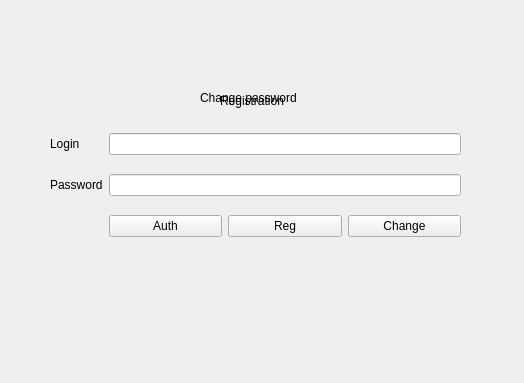
<?xml version="1.0" encoding="UTF-8"?>
<ui version="4.0">
 <class>AuthReg</class>
 <widget class="QWidget" name="AuthReg">
  <property name="geometry">
   <rect>
    <x>0</x>
    <y>0</y>
    <width>524</width>
    <height>383</height>
   </rect>
  </property>
  <property name="windowTitle">
   <string>Form</string>
  </property>
  <widget class="QWidget" name="gridLayoutWidget">
   <property name="geometry">
    <rect>
     <x>50</x>
     <y>120</y>
     <width>411</width>
     <height>131</height>
    </rect>
   </property>
   <layout class="QGridLayout" name="gridLayout">
    <item row="0" column="0">
     <widget class="QLabel" name="labelLogin">
      <property name="text">
       <string>Login</string>
      </property>
     </widget>
    </item>
    <item row="1" column="1">
     <widget class="QLineEdit" name="lineEditPasswd"/>
    </item>
    <item row="0" column="1">
     <widget class="QLineEdit" name="lineEditlogin"/>
    </item>
    <item row="1" column="0">
     <widget class="QLabel" name="labelPasswd">
      <property name="text">
       <string>Password</string>
      </property>
     </widget>
    </item>
    <item row="2" column="1">
     <layout class="QHBoxLayout" name="horizontalLayout">
      <item>
       <widget class="QPushButton" name="pushButtonAuth">
        <property name="text">
         <string>Auth</string>
        </property>
       </widget>
      </item>
      <item>
       <widget class="QPushButton" name="pushButtonReg">
        <property name="text">
         <string>Reg</string>
        </property>
       </widget>
      </item>
      <item>
       <widget class="QPushButton" name="pushButtonChange">
        <property name="text">
         <string>Change</string>
        </property>
       </widget>
      </item>
     </layout>
    </item>
   </layout>
  </widget>
  <widget class="QLabel" name="labelRegistration">
   <property name="geometry">
    <rect>
     <x>220</x>
     <y>90</y>
     <width>81</width>
     <height>21</height>
    </rect>
   </property>
   <property name="text">
    <string>Registration</string>
   </property>
  </widget>
  <widget class="QLabel" name="labelChange">
   <property name="geometry">
    <rect>
     <x>200</x>
     <y>90</y>
     <width>111</width>
     <height>16</height>
    </rect>
   </property>
   <property name="text">
    <string>Change password</string>
   </property>
  </widget>
 </widget>
 <resources/>
 <connections/>
</ui>
